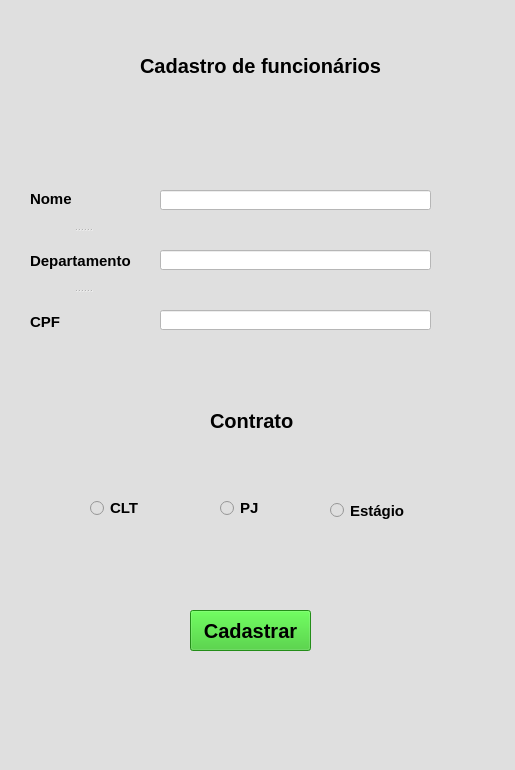
<?xml version="1.0" encoding="UTF-8"?>
<ui version="4.0">
 <class>MainWindow</class>
 <widget class="QMainWindow" name="MainWindow">
  <property name="geometry">
   <rect>
    <x>0</x>
    <y>0</y>
    <width>515</width>
    <height>770</height>
   </rect>
  </property>
  <property name="minimumSize">
   <size>
    <width>515</width>
    <height>0</height>
   </size>
  </property>
  <property name="windowTitle">
   <string>MainWindow</string>
  </property>
  <property name="styleSheet">
   <string notr="true">background-color: rgb(223, 223, 223);</string>
  </property>
  <widget class="QWidget" name="centralwidget">
   <widget class="QLabel" name="label">
    <property name="geometry">
     <rect>
      <x>140</x>
      <y>50</y>
      <width>241</width>
      <height>31</height>
     </rect>
    </property>
    <property name="font">
     <font>
      <pointsize>15</pointsize>
      <weight>75</weight>
      <bold>true</bold>
     </font>
    </property>
    <property name="text">
     <string>Cadastro de funcionários</string>
    </property>
   </widget>
   <widget class="QLineEdit" name="lineEdit_2">
    <property name="geometry">
     <rect>
      <x>160</x>
      <y>190</y>
      <width>271</width>
      <height>20</height>
     </rect>
    </property>
    <property name="styleSheet">
     <string notr="true">background-color: rgb(255, 255, 255);</string>
    </property>
   </widget>
   <widget class="QLineEdit" name="lineEdit_3">
    <property name="geometry">
     <rect>
      <x>160</x>
      <y>250</y>
      <width>271</width>
      <height>20</height>
     </rect>
    </property>
    <property name="styleSheet">
     <string notr="true">background-color: rgb(255, 255, 255);</string>
    </property>
   </widget>
   <widget class="QLineEdit" name="lineEdit_4">
    <property name="geometry">
     <rect>
      <x>160</x>
      <y>310</y>
      <width>271</width>
      <height>20</height>
     </rect>
    </property>
    <property name="styleSheet">
     <string notr="true">background-color: rgb(255, 255, 255);</string>
    </property>
   </widget>
   <widget class="QRadioButton" name="radioButton">
    <property name="geometry">
     <rect>
      <x>220</x>
      <y>500</y>
      <width>41</width>
      <height>16</height>
     </rect>
    </property>
    <property name="font">
     <font>
      <pointsize>11</pointsize>
      <weight>75</weight>
      <bold>true</bold>
     </font>
    </property>
    <property name="text">
     <string>PJ</string>
    </property>
   </widget>
   <widget class="QRadioButton" name="radioButton_2">
    <property name="geometry">
     <rect>
      <x>90</x>
      <y>500</y>
      <width>51</width>
      <height>16</height>
     </rect>
    </property>
    <property name="font">
     <font>
      <pointsize>11</pointsize>
      <weight>75</weight>
      <bold>true</bold>
     </font>
    </property>
    <property name="text">
     <string>CLT</string>
    </property>
   </widget>
   <widget class="QLabel" name="label_5">
    <property name="geometry">
     <rect>
      <x>210</x>
      <y>410</y>
      <width>91</width>
      <height>21</height>
     </rect>
    </property>
    <property name="font">
     <font>
      <pointsize>15</pointsize>
      <weight>75</weight>
      <bold>true</bold>
     </font>
    </property>
    <property name="text">
     <string>Contrato</string>
    </property>
   </widget>
   <widget class="QRadioButton" name="radioButton_3">
    <property name="geometry">
     <rect>
      <x>330</x>
      <y>500</y>
      <width>81</width>
      <height>21</height>
     </rect>
    </property>
    <property name="font">
     <font>
      <pointsize>11</pointsize>
      <weight>75</weight>
      <bold>true</bold>
     </font>
    </property>
    <property name="text">
     <string>Estágio</string>
    </property>
   </widget>
   <widget class="QPushButton" name="pushButton">
    <property name="geometry">
     <rect>
      <x>190</x>
      <y>610</y>
      <width>121</width>
      <height>41</height>
     </rect>
    </property>
    <property name="font">
     <font>
      <pointsize>15</pointsize>
      <weight>75</weight>
      <bold>true</bold>
     </font>
    </property>
    <property name="styleSheet">
     <string notr="true">background-color: rgb(49, 198, 33);</string>
    </property>
    <property name="text">
     <string>Cadastrar</string>
    </property>
   </widget>
   <widget class="QSplitter" name="splitter">
    <property name="geometry">
     <rect>
      <x>30</x>
      <y>170</y>
      <width>106</width>
      <height>181</height>
     </rect>
    </property>
    <property name="orientation">
     <enum>Qt::Vertical</enum>
    </property>
    <widget class="QLabel" name="label_2">
     <property name="font">
      <font>
       <pointsize>11</pointsize>
       <weight>75</weight>
       <bold>true</bold>
      </font>
     </property>
     <property name="text">
      <string>Nome</string>
     </property>
    </widget>
    <widget class="QLabel" name="label_3">
     <property name="font">
      <font>
       <pointsize>11</pointsize>
       <weight>75</weight>
       <bold>true</bold>
      </font>
     </property>
     <property name="text">
      <string>Departamento</string>
     </property>
    </widget>
    <widget class="QLabel" name="label_4">
     <property name="font">
      <font>
       <pointsize>11</pointsize>
       <weight>75</weight>
       <bold>true</bold>
      </font>
     </property>
     <property name="text">
      <string>CPF</string>
     </property>
    </widget>
   </widget>
  </widget>
  <widget class="QMenuBar" name="menubar">
   <property name="geometry">
    <rect>
     <x>0</x>
     <y>0</y>
     <width>515</width>
     <height>21</height>
    </rect>
   </property>
  </widget>
  <widget class="QStatusBar" name="statusbar"/>
 </widget>
 <resources/>
 <connections/>
</ui>
